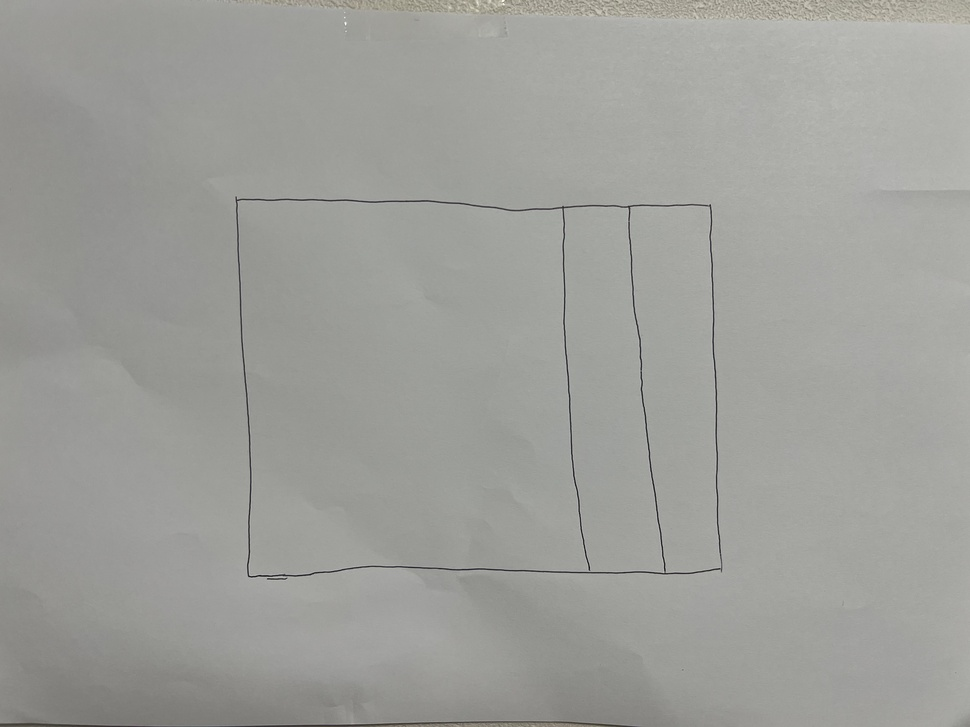
#> input picture packages/core/test_input.jpg, 970 x 727 px, shrunk from 4032 x 3024 before the run, found by its file name
$ python vectorizer_poc.py
#> lines starting #> are read from the running program, lines starting #| are printed output that depends on the picture; after the words box and inside, x2 and y2 are one past the last pixel; in counts of white or black regions, pixels touching at a corner belong together
import cv2
import numpy as np
import ezdxf
import math

def orthogonalize_line(x1, y1, x2, y2, threshold_deg=10):
    """선을 0도 또는 90도로 강제 스냅하는 함수"""
    angle = math.degrees(math.atan2(y2 - y1, x2 - x1))
    length = math.sqrt((x2 - x1)**2 + (y2 - y1)**2)

    # 각도 정규화 (0, 90, 180, -90 등)
    if abs(angle) < threshold_deg or abs(angle - 180) < threshold_deg or abs(angle + 180) < threshold_deg:
        # 수평선으로 간주 (y값 통일)
        return x1, y1, x2, y1
    elif abs(angle - 90) < threshold_deg or abs(angle + 90) < threshold_deg:
        # 수직선으로 간주 (x값 통일)
        return x1, y1, x1, y2
    else:
        # 임계값을 넘어가면 원래 선 유지
        return x1, y1, x2, y2

def run_poc(image_path, output_dxf):
#> called with image_path = 'packages/core/test_input.jpg', output_dxf = 'output_prototype.dxf'
    print(image_path)
    # 1. 이미지 로드 및 그레이스케일 변환
    img = cv2.imread(image_path)
#> img is the input picture: shape (727, 970, 3); mean B, G, R 154, 158.5, 157.8
    if img is None:
        print("이미지를 찾을 수 없습니다!")
        return
    gray = cv2.cvtColor(img, cv2.COLOR_BGR2GRAY)

    # 2. 선 검출 (LSD 사용 - 캐드 도면에 효과적)
    lsd = cv2.createLineSegmentDetector(0)
    lines, _, _, _ = lsd.detect(gray)
#> lines = 22 rows, first 6: [250.6, 570.1, 661.9, 568.8], [661, 570.8, 623.9, 209.7], [720.6, 571.9, 249.4, 571.7], [559.5, 209.6, 583.1, 569.9], [718, 565.7, 708.7, 208.1], [626.2, 208.5, 663.3, 570.9]

    # 3. DXF 파일 생성
    doc = ezdxf.new(dxfversion='R2010')
    msp = doc.modelspace()

    # 결과 시각화용 이미지
    vis_img = img.copy()

    if lines is not None:
        for line in lines:
            x1, y1, x2, y2 = line[0]

            # 직교화 알고리즘 적용
            ox1, oy1, ox2, oy2 = orthogonalize_line(x1, y1, x2, y2)

            # DXF에 선 추가 (Y축 반전 주의: 이미지 좌표계와 캐드 좌표계 차이)
            msp.add_line((ox1, -oy1), (ox2, -oy2))

            # 시각화 (원본=빨강, 보정=초록)
            cv2.line(vis_img, (int(x1), int(y1)), (int(x2), int(y2)), (0, 0, 255), 1)
            cv2.line(vis_img, (int(ox1), int(oy1)), (int(ox2), int(oy2)), (0, 255, 0), 2)
#> this loop made 22 passes
#> (x1, y1, x2, y2, angle in orthogonalize_line, length in orthogonalize_line, ox1, oy1) on passes 1 to 12: (250.6, 570.1, 661.9, 568.8, -0.172, 411.3, 250.6, 570.1), (661, 570.8, 623.9, 209.7, -95.87, 363.1, 661, 570.8), (720.6, 571.9, 249.4, 571.7, -180, 471.2, 720.6, 571.9), (559.5, 209.6, 583.1, 569.9, 86.24, 361, 559.5, 209.6), (718, 565.7, 708.7, 208.1, -91.5, 357.7, 718, 565.7), (626.2, 208.5, 663.3, 570.9, 84.14, 364.3, 626.2, 208.5), (580.7, 569.8, 557.1, 209.7, -93.75, 360.9, 580.7, 569.8), (710.9, 204.4, 720.7, 570.7, 88.47, 366.5, 710.9, 204.4), (237.8, 201.8, 252.9, 573, 87.68, 371.5, 237.8, 201.8), (706.9, 205.7, 631.9, 206.2, 179.7, 75.01, 706.9, 205.7), (284.4, 579.6, 266.9, 579.7, 179.7, 17.51, 284.4, 579.6), (250.6, 574.2, 235.2, 196.8, -92.34, 377.7, 250.6, 574.2)
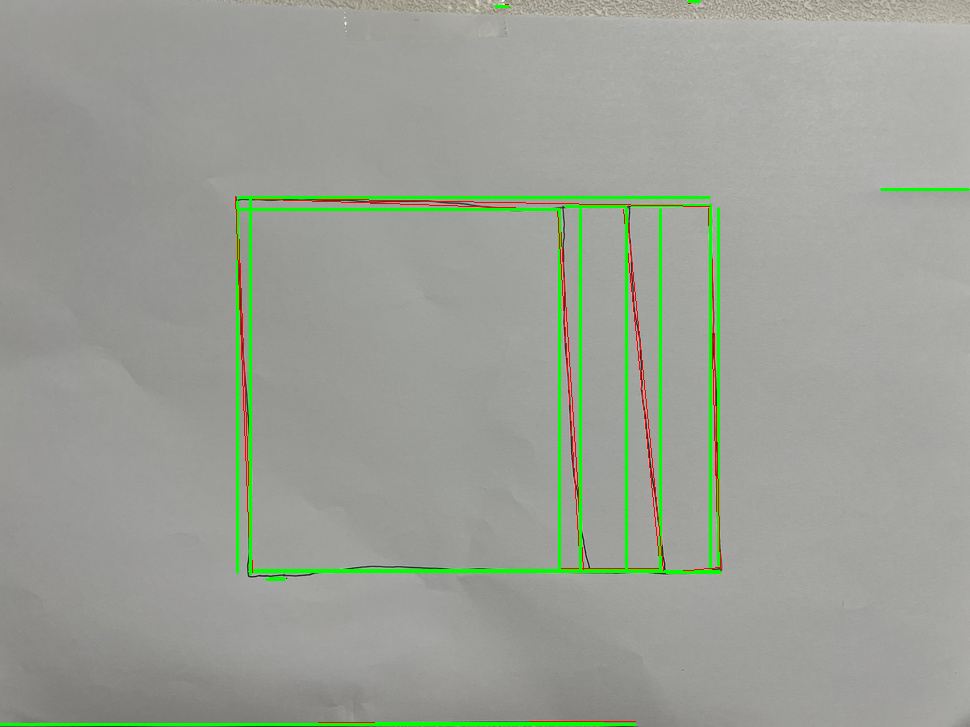
#> vis_img: shape (727, 970, 3); 2.69% of pixels changed, all inside (x1, y1, x2, y2) = (0, 0, 970, 726)

    # 4. 저장
    doc.saveas(output_dxf)
    cv2.imwrite('poc_result_view.jpg', vis_img)
    print(f"검증 완료! DXF 저장됨: {output_dxf}")
    print("라인 개수:", len(lines) if lines is not None else 0)
#| 라인 개수: 22

if __name__ == "__main__":
    # 파일 경로는 본인의 환경에 맞게 수정하세요
    run_poc('packages/core/test_input.jpg', 'output_prototype.dxf')
